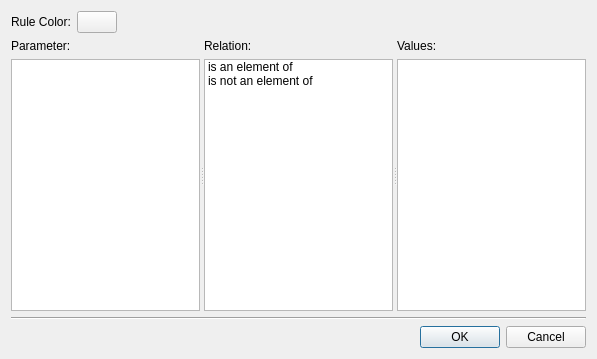
<?xml version="1.0" encoding="UTF-8"?>
<ui version="4.0">
 <class>MarkStateRuleDialog</class>
 <widget class="QDialog" name="MarkStateRuleDialog">
  <property name="geometry">
   <rect>
    <x>0</x>
    <y>0</y>
    <width>597</width>
    <height>359</height>
   </rect>
  </property>
  <property name="windowTitle">
   <string>Edit state mark rule</string>
  </property>
  <layout class="QHBoxLayout" name="horizontalLayout_3">
   <item>
    <layout class="QVBoxLayout" name="verticalLayout_4">
     <item>
      <layout class="QHBoxLayout" name="horizontalLayout">
       <item>
        <widget class="QLabel" name="label">
         <property name="text">
          <string>Rule Color:</string>
         </property>
        </widget>
       </item>
       <item>
        <widget class="QPushButton" name="color">
         <property name="text">
          <string/>
         </property>
        </widget>
       </item>
       <item>
        <spacer name="horizontalSpacer">
         <property name="orientation">
          <enum>Qt::Horizontal</enum>
         </property>
         <property name="sizeHint" stdset="0">
          <size>
           <width>40</width>
           <height>20</height>
          </size>
         </property>
        </spacer>
       </item>
      </layout>
     </item>
     <item>
      <widget class="QSplitter" name="splitter">
       <property name="sizePolicy">
        <sizepolicy hsizetype="Expanding" vsizetype="Expanding">
         <horstretch>0</horstretch>
         <verstretch>0</verstretch>
        </sizepolicy>
       </property>
       <property name="orientation">
        <enum>Qt::Horizontal</enum>
       </property>
       <widget class="QWidget" name="">
        <layout class="QVBoxLayout" name="verticalLayout">
         <item>
          <widget class="QLabel" name="label_2">
           <property name="text">
            <string>Parameter:</string>
           </property>
          </widget>
         </item>
         <item>
          <widget class="QListWidget" name="parameterList">
           <property name="selectionBehavior">
            <enum>QAbstractItemView::SelectRows</enum>
           </property>
          </widget>
         </item>
        </layout>
       </widget>
       <widget class="QWidget" name="">
        <layout class="QVBoxLayout" name="verticalLayout_2">
         <item>
          <widget class="QLabel" name="label_3">
           <property name="text">
            <string>Relation:</string>
           </property>
          </widget>
         </item>
         <item>
          <widget class="QListWidget" name="relationList">
           <property name="selectionBehavior">
            <enum>QAbstractItemView::SelectRows</enum>
           </property>
           <item>
            <property name="text">
             <string>is an element of</string>
            </property>
           </item>
           <item>
            <property name="text">
             <string>is not an element of</string>
            </property>
           </item>
          </widget>
         </item>
        </layout>
       </widget>
       <widget class="QWidget" name="">
        <layout class="QVBoxLayout" name="verticalLayout_3">
         <item>
          <widget class="QLabel" name="label_4">
           <property name="text">
            <string>Values:</string>
           </property>
          </widget>
         </item>
         <item>
          <widget class="QListWidget" name="valueList">
           <property name="selectionBehavior">
            <enum>QAbstractItemView::SelectRows</enum>
           </property>
          </widget>
         </item>
        </layout>
       </widget>
      </widget>
     </item>
     <item>
      <widget class="Line" name="line">
       <property name="orientation">
        <enum>Qt::Horizontal</enum>
       </property>
      </widget>
     </item>
     <item>
      <layout class="QHBoxLayout" name="horizontalLayout_2">
       <item>
        <spacer name="horizontalSpacer_2">
         <property name="orientation">
          <enum>Qt::Horizontal</enum>
         </property>
         <property name="sizeHint" stdset="0">
          <size>
           <width>40</width>
           <height>20</height>
          </size>
         </property>
        </spacer>
       </item>
       <item>
        <widget class="QDialogButtonBox" name="buttonBox">
         <property name="orientation">
          <enum>Qt::Horizontal</enum>
         </property>
         <property name="standardButtons">
          <set>QDialogButtonBox::Cancel|QDialogButtonBox::Ok</set>
         </property>
        </widget>
       </item>
      </layout>
     </item>
    </layout>
   </item>
  </layout>
 </widget>
 <resources/>
 <connections>
  <connection>
   <sender>buttonBox</sender>
   <signal>accepted()</signal>
   <receiver>MarkStateRuleDialog</receiver>
   <slot>accept()</slot>
   <hints>
    <hint type="sourcelabel">
     <x>522</x>
     <y>335</y>
    </hint>
    <hint type="destinationlabel">
     <x>157</x>
     <y>274</y>
    </hint>
   </hints>
  </connection>
  <connection>
   <sender>buttonBox</sender>
   <signal>rejected()</signal>
   <receiver>MarkStateRuleDialog</receiver>
   <slot>reject()</slot>
   <hints>
    <hint type="sourcelabel">
     <x>585</x>
     <y>341</y>
    </hint>
    <hint type="destinationlabel">
     <x>286</x>
     <y>274</y>
    </hint>
   </hints>
  </connection>
 </connections>
</ui>
